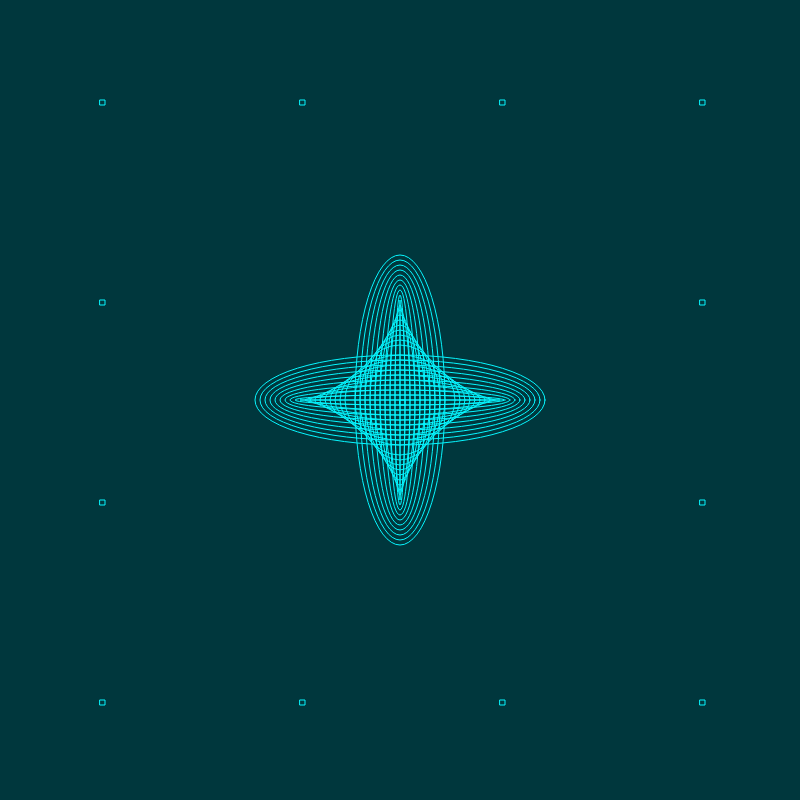
Frame 1 (no input)
Frame 60 (no input): identical to frame 1, image omitted
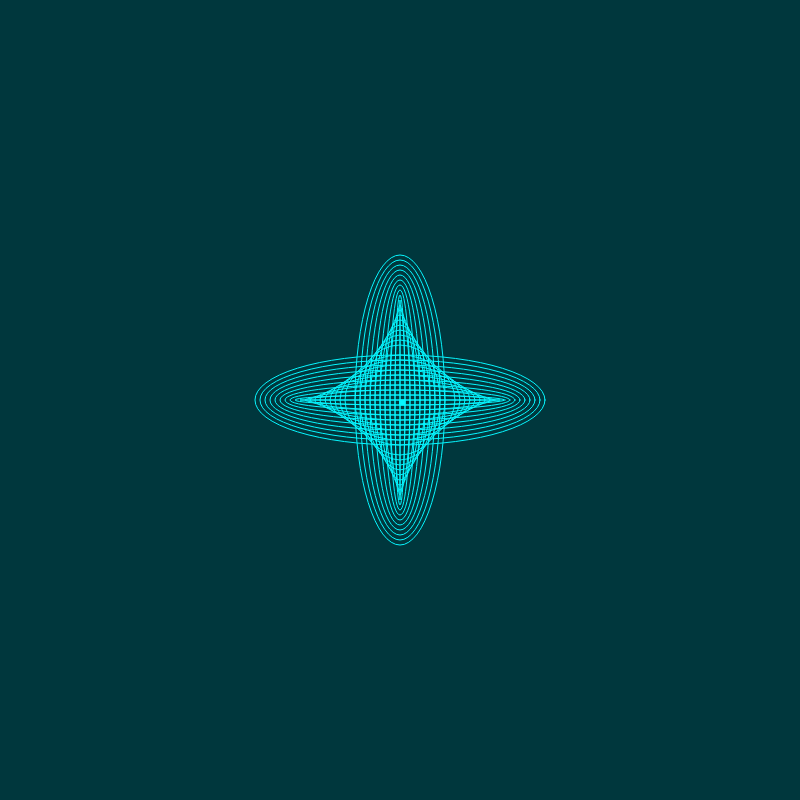
Frame 120 (the mouse pressed at the canvas centre since frame 60)

The p5.js sketch that drew these frames (run headless with seeded random() and noise() and a simulated clock; from frame 60 on, the mouse is pressed at the canvas centre):

// p5.js sketch
// ── sketch.js
// HW #3
// IGME-609
// Marie Fabozzi

//declaring global variables
var bg = 0;

function setup() {
createCanvas(800, 800);
  
 //declaring range of random valuables for bg color 
 bg = random(255); 
  

  
}

function draw() {
  

 //declaring local variable range of randomSize 
 var randomSize=random(400);
  
 background(0, 55, 61);
  
  // pretty optical circles :O
  // for loop
  cursor();
  noFill();
  stroke(7, 246, 255);
  strokeWeight(1);
  for (var i=10; i<200; i+=10) {
  
   ellipse(width/2, height/2, i+100, i-100); // cyan horizontal target 
   ellipse(width/2, height/2, i-100, i+100); // cyan vertical target
    
  }
  
//  
  if(mouseIsPressed && mouseX > width/2)
  {
    // draws lines and ellipses when mouseX is on right side of canvas
   line(50, 50, 200, 200);
   line(50, 750, 200, 600);
   fill (7, 246, 255);
   ellipse (300, 300, 50);
   ellipse (260, 260, 25);
   ellipse (230, 230, 15);
    
   ellipse (300, 500, 50);
   ellipse (260, 540, 25);
   ellipse (230, 570, 15);
    
  // pattern, +25, +50, +25, -50  
  line (50, 100, 50, 700);
  line (75, 150, 75, 650);  
  line (100, 200, 100, 600);
  line (125, 250, 125, 550);
  line(150, 300, 150, 500);
  line (175, 350, 175, 450);
  line(200, 400, 200, 400);
   
  }  
  
if (mouseIsPressed) {
    fill(7, 246, 255);
    rect(width/2, height/2, 5, 5);
  
  } else {
    rect(width/2, height/2, 5, 5);
    
    // right side of square frame
    rect(700, 100, 5, 5);
    rect(700, 300, 5, 5);
    rect(700, 500, 5, 5);
    rect(700, 700, 5, 5);
    
    // left side of square frame
    rect(100, 100, 5, 5);
    rect(100, 300, 5, 5);
    rect(100, 500, 5, 5);
    rect(100, 700, 5, 5);
    
    // top of square frame
    rect(300, 100, 5, 5);
    rect(500, 100, 5, 5);
    
    // bottom of square frame
    rect(300, 700, 5, 5);
    rect(500, 700, 5, 5);

  }
  
  if (keyIsPressed && key == 'c') {
    // If the key c is pressed, the background color is randomized
    background (random(bg));
  }  
  
  if (keyIsPressed && key == 's') {
   //If s is pressed draws squares on screen in random sizes and location
    noFill();
    strokeWeight(6);
    stroke(244, 229, 66, 108);
    rect(random(width), random(height), randomSize, randomSize);
    strokeWeight(0.5);
    stroke(255, 125);
    rect(random(width), random(height), randomSize, randomSize);
    strokeWeight(2);
    stroke(252, 136, 192, 180);
    rect(random(width), random(height), randomSize, randomSize);
  }
  
  if (keyIsPressed && key == 'f') {
    //if f key is pressed, it will fill in the rectangles in the frame.
      
    fill(7, 246, 255);
        // right side of square frame
    rect(700, 100, 5, 5);
    rect(700, 300, 5, 5);
    rect(700, 500, 5, 5);
    rect(700, 700, 5, 5);
    
    // left side of square frame
    rect(100, 100, 5, 5);
    rect(100, 300, 5, 5);
    rect(100, 500, 5, 5);
    rect(100, 700, 5, 5);
    
    // top of square frame
    rect(300, 100, 5, 5);
    rect(500, 100, 5, 5);
    
    // bottom of square frame
    rect(300, 700, 5, 5);
    rect(500, 700, 5, 5);
    
      }

}
